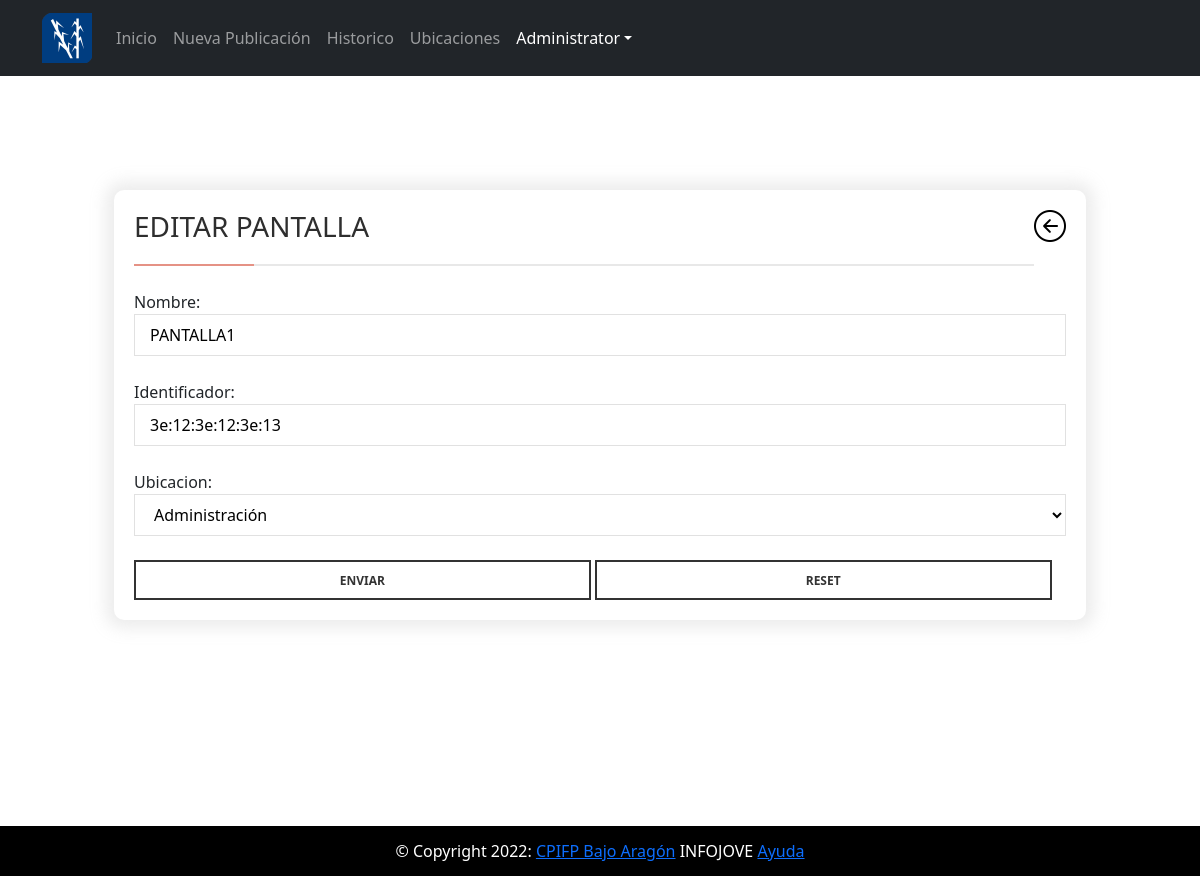
Page /reto/pantallaEditar.php?id=17 (signed in) on the committed database.
### tables this page shows
CREATE TABLE `Pantalla` (
  `ID_Pantalla` int NOT NULL,
  `Nombre` varchar(50) NOT NULL,
  `Identificador` varchar(50) NOT NULL,
  `ID_Departamento` int NOT NULL
);

CREATE TABLE `Departamento` (
  `ID_Departamento` int NOT NULL,
  `Nombre` varchar(50) NOT NULL
);

### reto/pantallaEditar.php (the view, shortened to what this page needs)
<!DOCTYPE html>
<html lang="en">
<head>
    <link rel="stylesheet" href="css/formulario.css">
    <link rel="stylesheet" href="https://cdn.jsdelivr.net/npm/bootstrap@5.1.0/dist/css/bootstrap.min.css">
</head>
<body>
 <nav class="navbar navbar-expand-lg navbar-dark bg-dark static-top">
    <div class="container">
      <a class="navbar-brand" href="pagina">
        <img src="images/logo.png" height="50px">
      </a>
      <div class="collapse navbar-collapse" id="navbarSupportedContent">
        <ul class="navbar-nav">
          <li class="nav-item">
            <a class="nav-link" aria-current="page" href="pagina">Inicio</a>
          </li>
          <li class="nav-item">
            <a class="nav-link" href="formulario">Nueva Publicación</a>
          </li>
          <?php
          if (isset($_SESSION["rol"]) && $_SESSION["rol"]==3) {
          }else{
            echo '<li class="nav-item">';
            echo '<a class="nav-link" href="historico">Historico</a>';
            echo '</li>';
          }
          ?>
          <li class="nav-item">
            <a class="nav-link" href="departamentos">Ubicaciones</a>
          </li>
          <li class="nav-item dropdown">
            <a class="nav-link dropdown-toggle active"  role="button" data-bs-toggle="dropdown" aria-expanded="true">
            <?php
              echo $_SESSION["nombre"];
              echo '</a>';
            if (isset($_SESSION["rol"]) && $_SESSION["rol"]==3) {
              echo '<ul class="dropdown-menu dropdown-menu-end" aria-labelledby="navbarDropdown">';
              echo  '<li><a class="dropdown-item" href="perfil">Perfil</a></li>';
              echo  '<li><a class="dropdown-item" href="cerrarsesion">Cerrar Sesión</a></li>';
              echo '</ul>';
            } else {
              echo  '</li>';
              echo '</ul>';
            }
            ?>
      </div>
    </div>
  </nav>
<div class="pagina">
<?php
$usuario = 'root';
$password = 'Admin1234';
$db = new PDO('mysql:host=localhost;dbname=Prueba2', $usuario, $password);
    $id=$_GET['id'];
    $consulta= $db->prepare("SELECT p.ID_Pantalla,p.Nombre,p.Identificador,p.ID_Departamento, d.Nombre as Nom_dep, d.ID_Departamento as ID_Dep FROM Pantalla p, Departamento d WHERE ID_Pantalla='$id' and p.ID_Departamento=d.ID_Departamento");
    $consulta->execute();
    $data2=$consulta->fetchAll();
?>
<div class="pagina">
    <div class="flex-supremo">
        <div class="flex-container">
            <div class="contenedor">
            <div class="atras"><div class="item1"><h3>EDITAR PANTALLA </h3></div><div class="item2"><a href="listaPantallas"><img src="img/atras.png" id="flecha" ></a></div></div><br><br>
                <form action="editarPantalla.php?id=" method="POST">
                <label for="">Nombre: </label><br>
                <input type="text" name="Nombre" id="Nombre" value="<?php echo $data2[0]["Nombre"];?>"><br><br>
                <label for="">Identificador: </label><br>
                <input type="text" name="Identificador" id="macAddress" value="<?php echo $data2[0]["Identificador"];?>"><br><br>
                <label for="">Ubicacion: </label>
                <select name="ID_Departamento"id="Departamento">
                <?php
                  echo '<option value="'.$data2[0]["ID_Dep"].'">'.$data2[0]["Nom_dep"].'</option>';
                  ?>
                </select><br><br>
                <input type="submit" name="enviar" id="enviar" value="ENVIAR">
                <input type="reset" name="reeset" id="reset" value="RESET">
                </form>
            </div>
        </div>
    </div>
</div>
<div class="pie-de-pagina">
      <footer>
      © Copyright 2022:
      <a href="https://cpifpbajoaragon.com">CPIFP Bajo Aragón</a>
      INFOJOVE
      <a href="img/manual.pdf">Ayuda</a>
      </footer>
    </div>
                </div>
</body>
</html>

### reto/css/formulario.css (style rules this page uses)
html, body { margin:0; padding:0; height:100%; }
.contenedor { padding: 20px; width: auto; margin: 14px; box-shadow: 0 0 16px 8px #b3b3b440; border-radius: 10px; }
#enviar { background: rgba(0, 0, 0, 0) none repeat scroll 0 0; border: 2px solid #333; box-shadow: none; color: #333; display: inline-block; font-size: 12px; font-weight: 700; line-height: 34px; padding: 2px 20px 0; text-shadow: none; text-transform: uppercase; transition: all 0.4s ease 0s; width: 49%; }
#reset { background: rgba(0, 0, 0, 0) none repeat scroll 0 0; border: 2px solid #333; box-shadow: none; color: #333; display: inline-block; font-size: 12px; font-weight: 700; line-height: 34px; padding: 2px 20px 0; text-shadow: none; text-transform: uppercase; transition: all 0.4s ease 0s; width: 49%; }
select > option { border: 1px solid #e1e1e1; border-radius: 0; height: 42px; padding: 0 15px; width: 100%; outline: none; }
select { background: rgba(0, 0, 0, 0) none repeat scroll 0 0; border: 1px solid #e1e1e1; border-radius: 0; height: 42px; padding: 0 15px; width: 100%; outline: none; }
label { text-align: center; text-decoration: solid; }
input[type=text] { border: 1px solid #e1e1e1; border-radius: 0; height: 42px; padding: 0 15px; width: 100%; outline: none; }
.pagina { padding: 50px; position: relative; min-height: 100%; }
h3 { border-bottom: 2px solid #e8e8e8; color: #2e2e2e; font-size: 24px; font-weight: 700; padding-bottom: 20px; position: relative; text-transform: uppercase; }
h3::after { background: #e59285 none repeat scroll 0 0; bottom: -2px; content: ""; height: 2px; left: 0; position: absolute; width: 120px; }
.pie-de-pagina { text-align: center; height:50px; line-height:50px; background:black; color:white; text-align:center; position:absolute; bottom:0; left:0; width:100%; margin-bottom: 0px; }
.atras { height: 32px; }
.atras { display: flex; flex-direction: row; }
.item1 { width: 100%; }
#flecha { float:right; height: 32px; }

### rows in the picture
pantalla: Nombre "PANTALLA1", Identificador "3e:12:3e:12:3e:13", ID_Departamento "Administración"

### other values in the picture
$_SESSION["nombre"] "Administrator"
